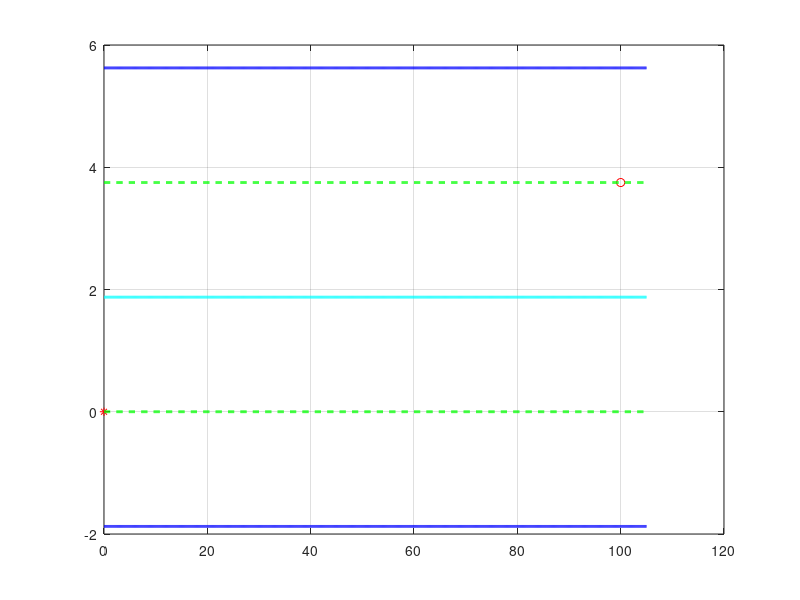

Source code (MATLAB): (Note: this script raises an error after producing the figure.)
%% Simulation set-up for the 
clear all;close all;clc
warning off
% 2019.5.15: add smooth function for steering control
%% initilize the system
Ts = 0.05;
N =10;
%Initial Position and Heading
x_car =0;
y_car =0;
psi =0;         
v= 70/3.6; % m/s
alpha = 0; % deg, initial front steering angle

a_ini = 0.1; % initial acceleration
s_ini= 0; %inital steering wheel changing rate

memory = [x_car,y_car,psi, v, alpha, a_ini, s_ini]; % Last state
%% The destination
x_goal = 100; 
y_goal = 3.75;
psi_goal =0; 
v_goal =80/3,6; % stop at the end 
alpha_goal = 0;

Goal_inf = [x_goal,y_goal,psi_goal, v_goal, alpha_goal]; 
%% Initial Plot
% The Lanes
line1 = [0:0.1:105;ones(1,1051)*-1.875];
line2 = [0:0.1:105;ones(1,1051)*1.875];
line3 = [0:0.1:105;ones(1,1051)*5.625];
center1 =  [0:0.1:105;zeros(1,1051)];
center2 =  [0:0.1:105;ones(1,1051)*3.75];


figure(1)
plot(x_car,y_car,'r*',x_goal,y_goal,'ro')
grid on; 
%legend('Initial Position','Goal','Location','best');
hold on;
plot(line1(1,:), line1(2,:),'b','linewidth',2)
plot(line2(1,:), line2(2,:),'c','linewidth',2)
plot(line3(1,:), line3(2,:),'b','linewidth',2)
plot(center1(1,:), center1(2,:),'g--','linewidth',2)
plot(center2(1,:), center2(2,:),'g--','linewidth',2)
%% MPC control iterations
x_h = [];
y_h = [];
v_h = [];
alpha_h = [];
psi_h = [];
a_h = [];
s_h = [];
h =2;
i = 1;
while i   % Control iteration
    
    %updtae the initial state
    x_car0 = x_car;
    y_car0 = y_car;
    psi0 = psi;
    v_car0 = v;
    alpha_car0 = alpha;
    
 [a ,s, memory] = controller_mpc_steering_steps_highway(x_car,y_car,psi,v,alpha ,memory,Goal_inf, N);

   a_cmd = a
   %delta_f = alpha
   gain = 1.00;
   s_cmd = gain*smooth_steering([s_h,s])
    
    sim bic_4.slx
    % can be replaced by a discrete vehicle model
    
    x_car=x_state.Data(h);
    y_car=y_state.Data(h);
    % plot(x_state.Data, y_state.Data)
    psi= psi_state.Data(h);
    v = v_state.Data(h);
    alpha = alpha_state.Data(h);
    %plot(v_state.Data);

   
    x_h = [x_h;x_car];
    y_h = [y_h;y_car];
    v_h = [v_h;v];
    alpha_h = [alpha_h;alpha];
    psi_h = [psi_h;psi];
    a_h = [a_h, a];
    s_h =  [s_h,s];
    
    i = i+1;
    if (abs(x_car - x_goal) <0.2&& abs(y_car - y_goal) <0.2)&&abs(psi - psi_goal) <0.1 ||i >10000
        disp('reach goal')
        break
    end
 
 figure(1)
 plot(x_car,y_car, 'ob');hold on
    
end
%% final plot

time = Ts*(0:1:length(v_h)-1);

figure(1)
plot(x_h, y_h,'ob-');
xlabel('X[m]')
ylabel('Y[m]')
title('Path')
figure
subplot(3,1,1)
plot(time,v_h*3.6);
ylabel('Velocity[km/h]')
subplot(3,1,2)
plot(time,alpha_h(1:length(time))/pi*180);
ylabel('Front Wheel Steering Angle[Deg]')
subplot(3,1,3)
plot(time,psi_h(1:length(time))/pi*180);
ylabel('Heading Angle[Deg]')

